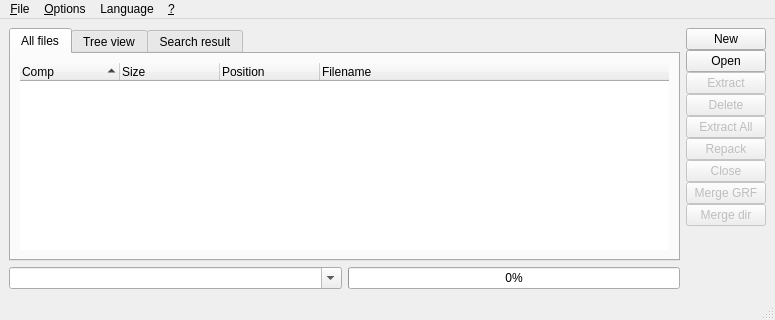
<ui version="4.0" >
 <class>MainWindow</class>
 <widget class="QMainWindow" name="MainWindow" >
  <property name="geometry" >
   <rect>
    <x>0</x>
    <y>0</y>
    <width>775</width>
    <height>320</height>
   </rect>
  </property>
  <property name="minimumSize" >
   <size>
    <width>512</width>
    <height>320</height>
   </size>
  </property>
  <widget class="QWidget" name="centralwidget" >
   <layout class="QGridLayout" >
    <property name="margin" >
     <number>9</number>
    </property>
    <property name="spacing" >
     <number>6</number>
    </property>
    <item row="0" column="0" >
     <widget class="QTabWidget" name="tab_sel" >
      <property name="enabled" >
       <bool>true</bool>
      </property>
      <property name="currentIndex" >
       <number>0</number>
      </property>
      <widget class="QWidget" name="grf_allfiles" >
       <attribute name="title" >
        <string>All files</string>
       </attribute>
       <layout class="QGridLayout" >
        <property name="margin" >
         <number>9</number>
        </property>
        <property name="spacing" >
         <number>6</number>
        </property>
        <item row="0" column="0" >
         <layout class="QGridLayout" >
          <property name="margin" >
           <number>0</number>
          </property>
          <property name="spacing" >
           <number>0</number>
          </property>
          <item row="0" column="0" >
           <widget class="QTreeWidget" name="view_allfiles" >
            <property name="contextMenuPolicy" >
             <enum>Qt::CustomContextMenu</enum>
            </property>
            <property name="frameShape" >
             <enum>QFrame::NoFrame</enum>
            </property>
            <property name="frameShadow" >
             <enum>QFrame::Plain</enum>
            </property>
            <property name="selectionMode" >
             <enum>QAbstractItemView::ExtendedSelection</enum>
            </property>
            <property name="sortingEnabled" >
             <bool>true</bool>
            </property>
            <property name="columnCount" >
             <number>4</number>
            </property>
            <column>
             <property name="text" >
              <string>Comp</string>
             </property>
            </column>
            <column>
             <property name="text" >
              <string>Size</string>
             </property>
            </column>
            <column>
             <property name="text" >
              <string>Position</string>
             </property>
            </column>
            <column>
             <property name="text" >
              <string>Filename</string>
             </property>
            </column>
           </widget>
          </item>
         </layout>
        </item>
       </layout>
      </widget>
      <widget class="QWidget" name="grf_treeview" >
       <attribute name="title" >
        <string>Tree view</string>
       </attribute>
       <layout class="QGridLayout" >
        <property name="margin" >
         <number>9</number>
        </property>
        <property name="spacing" >
         <number>6</number>
        </property>
        <item row="0" column="0" >
         <layout class="QGridLayout" >
          <property name="margin" >
           <number>0</number>
          </property>
          <property name="spacing" >
           <number>0</number>
          </property>
          <item row="0" column="0" >
           <widget class="QTreeWidget" name="view_filestree" >
            <property name="contextMenuPolicy" >
             <enum>Qt::CustomContextMenu</enum>
            </property>
            <property name="frameShape" >
             <enum>QFrame::NoFrame</enum>
            </property>
            <property name="frameShadow" >
             <enum>QFrame::Plain</enum>
            </property>
            <column>
             <property name="text" >
              <string>Filename</string>
             </property>
            </column>
            <column>
             <property name="text" >
              <string>File size</string>
             </property>
            </column>
           </widget>
          </item>
         </layout>
        </item>
       </layout>
      </widget>
      <widget class="QWidget" name="tab" >
       <attribute name="title" >
        <string>Search result</string>
       </attribute>
       <layout class="QGridLayout" >
        <property name="margin" >
         <number>9</number>
        </property>
        <property name="spacing" >
         <number>6</number>
        </property>
        <item row="0" column="0" >
         <layout class="QGridLayout" >
          <property name="margin" >
           <number>0</number>
          </property>
          <property name="spacing" >
           <number>6</number>
          </property>
          <item row="0" column="0" >
           <widget class="QTreeWidget" name="viewSearch" >
            <property name="contextMenuPolicy" >
             <enum>Qt::CustomContextMenu</enum>
            </property>
            <property name="frameShape" >
             <enum>QFrame::NoFrame</enum>
            </property>
            <property name="frameShadow" >
             <enum>QFrame::Plain</enum>
            </property>
            <property name="selectionMode" >
             <enum>QAbstractItemView::ExtendedSelection</enum>
            </property>
            <property name="sortingEnabled" >
             <bool>true</bool>
            </property>
            <property name="columnCount" >
             <number>4</number>
            </property>
            <column>
             <property name="text" >
              <string>Comp</string>
             </property>
            </column>
            <column>
             <property name="text" >
              <string>Size</string>
             </property>
            </column>
            <column>
             <property name="text" >
              <string>Position</string>
             </property>
            </column>
            <column>
             <property name="text" >
              <string>Filename</string>
             </property>
            </column>
           </widget>
          </item>
         </layout>
        </item>
       </layout>
      </widget>
     </widget>
    </item>
    <item row="1" column="0" >
     <layout class="QHBoxLayout" >
      <property name="margin" >
       <number>0</number>
      </property>
      <property name="spacing" >
       <number>6</number>
      </property>
      <item>
       <widget class="QComboBox" name="listFilter" >
        <property name="sizePolicy" >
         <sizepolicy>
          <hsizetype>7</hsizetype>
          <vsizetype>0</vsizetype>
          <horstretch>0</horstretch>
          <verstretch>0</verstretch>
         </sizepolicy>
        </property>
        <property name="editable" >
         <bool>true</bool>
        </property>
       </widget>
      </item>
      <item>
       <widget class="QProgressBar" name="progbar" >
        <property name="value" >
         <number>0</number>
        </property>
        <property name="orientation" >
         <enum>Qt::Horizontal</enum>
        </property>
        <property name="invertedAppearance" >
         <bool>false</bool>
        </property>
       </widget>
      </item>
     </layout>
    </item>
    <item rowspan="2" row="0" column="1" >
     <layout class="QVBoxLayout" >
      <property name="margin" >
       <number>0</number>
      </property>
      <property name="spacing" >
       <number>0</number>
      </property>
      <item>
       <widget class="QPushButton" name="btn_new" >
        <property name="text" >
         <string>New</string>
        </property>
       </widget>
      </item>
      <item>
       <widget class="QPushButton" name="btn_open" >
        <property name="whatsThis" >
         <string>&lt;html>&lt;head>&lt;meta name="qrichtext" content="1" />&lt;/head>&lt;body style=" white-space: pre-wrap; font-family:Sans Serif; font-size:9pt; font-weight:400; font-style:normal; text-decoration:none;">&lt;p style=" margin-top:0px; margin-bottom:0px; margin-left:0px; margin-right:0px; -qt-block-indent:0; text-indent:0px;">Using this button, you can open an existing GRF file.&lt;/p>&lt;/body>&lt;/html></string>
        </property>
        <property name="text" >
         <string>Open</string>
        </property>
        <property name="flat" >
         <bool>false</bool>
        </property>
       </widget>
      </item>
      <item>
       <widget class="QPushButton" name="btn_extract" >
        <property name="enabled" >
         <bool>false</bool>
        </property>
        <property name="text" >
         <string>Extract</string>
        </property>
       </widget>
      </item>
      <item>
       <widget class="QPushButton" name="btn_delete" >
        <property name="enabled" >
         <bool>false</bool>
        </property>
        <property name="text" >
         <string>Delete</string>
        </property>
       </widget>
      </item>
      <item>
       <widget class="QPushButton" name="btn_extractall" >
        <property name="enabled" >
         <bool>false</bool>
        </property>
        <property name="text" >
         <string>Extract All</string>
        </property>
       </widget>
      </item>
      <item>
       <widget class="QPushButton" name="btn_repack" >
        <property name="enabled" >
         <bool>false</bool>
        </property>
        <property name="text" >
         <string>Repack</string>
        </property>
       </widget>
      </item>
      <item>
       <widget class="QPushButton" name="btn_close" >
        <property name="enabled" >
         <bool>false</bool>
        </property>
        <property name="text" >
         <string>Close</string>
        </property>
       </widget>
      </item>
      <item>
       <widget class="QPushButton" name="btn_mergegrf" >
        <property name="enabled" >
         <bool>false</bool>
        </property>
        <property name="text" >
         <string>Merge GRF</string>
        </property>
       </widget>
      </item>
      <item>
       <widget class="QPushButton" name="btn_mergedir" >
        <property name="enabled" >
         <bool>false</bool>
        </property>
        <property name="text" >
         <string>Merge dir</string>
        </property>
       </widget>
      </item>
      <item>
       <spacer>
        <property name="orientation" >
         <enum>Qt::Vertical</enum>
        </property>
        <property name="sizeType" >
         <enum>QSizePolicy::Expanding</enum>
        </property>
        <property name="sizeHint" >
         <size>
          <width>20</width>
          <height>40</height>
         </size>
        </property>
       </spacer>
      </item>
     </layout>
    </item>
   </layout>
  </widget>
  <widget class="QMenuBar" name="menubar" >
   <property name="geometry" >
    <rect>
     <x>0</x>
     <y>0</y>
     <width>775</width>
     <height>29</height>
    </rect>
   </property>
   <widget class="QMenu" name="menu" >
    <property name="title" >
     <string>&amp;?</string>
    </property>
    <addaction name="actionAbout" />
   </widget>
   <widget class="QMenu" name="menuLanguage" >
    <property name="title" >
     <string>Language</string>
    </property>
   </widget>
   <widget class="QMenu" name="menuOptions" >
    <property name="title" >
     <string>&amp;Options</string>
    </property>
    <widget class="QMenu" name="menuCompression_level" >
     <property name="title" >
      <string>Compression level</string>
     </property>
     <addaction name="actionC0" />
     <addaction name="actionC1" />
     <addaction name="actionC2" />
     <addaction name="actionC3" />
     <addaction name="actionC4" />
     <addaction name="actionC5" />
     <addaction name="actionC6" />
     <addaction name="actionC7" />
     <addaction name="actionC8" />
     <addaction name="actionC9" />
    </widget>
    <widget class="QMenu" name="menuRepack_type" >
     <property name="title" >
      <string>Repack type</string>
     </property>
     <addaction name="actionMove_files" />
     <addaction name="actionDecrypt" />
     <addaction name="actionRecompress" />
    </widget>
    <addaction name="actionImages_Transparency" />
    <addaction name="separator" />
    <addaction name="actionUnicode" />
    <addaction name="actionStandard" />
    <addaction name="separator" />
    <addaction name="menuCompression_level" />
    <addaction name="menuRepack_type" />
   </widget>
   <widget class="QMenu" name="menuFile" >
    <property name="title" >
     <string>&amp;File</string>
    </property>
    <addaction name="action_New" />
    <addaction name="action_Open" />
    <addaction name="action_Extract" />
    <addaction name="actionDelete" />
    <addaction name="action_Extract_All" />
    <addaction name="actionRepack" />
    <addaction name="action_Close" />
    <addaction name="action_Merge_GRF" />
    <addaction name="actionMerge_Dir" />
    <addaction name="action_Quit" />
   </widget>
   <addaction name="menuFile" />
   <addaction name="menuOptions" />
   <addaction name="menuLanguage" />
   <addaction name="menu" />
  </widget>
  <widget class="QStatusBar" name="statusbar" />
  <action name="action_Open" >
   <property name="text" >
    <string>&amp;Open</string>
   </property>
   <property name="shortcut" >
    <string>Ctrl+O</string>
   </property>
  </action>
  <action name="action_Extract" >
   <property name="enabled" >
    <bool>false</bool>
   </property>
   <property name="text" >
    <string>&amp;Extract</string>
   </property>
   <property name="shortcut" >
    <string>Ctrl+E</string>
   </property>
  </action>
  <action name="action_Extract_All" >
   <property name="enabled" >
    <bool>false</bool>
   </property>
   <property name="text" >
    <string>Extract &amp;All</string>
   </property>
   <property name="shortcut" >
    <string>Ctrl+A</string>
   </property>
  </action>
  <action name="action_Close" >
   <property name="enabled" >
    <bool>false</bool>
   </property>
   <property name="text" >
    <string>&amp;Close</string>
   </property>
   <property name="shortcut" >
    <string>Ctrl+W</string>
   </property>
  </action>
  <action name="action_Merge_GRF" >
   <property name="enabled" >
    <bool>false</bool>
   </property>
   <property name="text" >
    <string>&amp;Merge GRF</string>
   </property>
   <property name="shortcut" >
    <string>Ctrl+M</string>
   </property>
  </action>
  <action name="actionMerge_Dir" >
   <property name="enabled" >
    <bool>false</bool>
   </property>
   <property name="text" >
    <string>Merge &amp;Dir</string>
   </property>
   <property name="shortcut" >
    <string>Ctrl+D</string>
   </property>
  </action>
  <action name="action_Quit" >
   <property name="text" >
    <string>&amp;Quit</string>
   </property>
   <property name="shortcut" >
    <string>Ctrl+Q</string>
   </property>
  </action>
  <action name="actionAbout" >
   <property name="text" >
    <string>&amp;About</string>
   </property>
   <property name="shortcut" >
    <string>Ctrl+?</string>
   </property>
  </action>
  <action name="actionUnicode" >
   <property name="checkable" >
    <bool>true</bool>
   </property>
   <property name="checked" >
    <bool>true</bool>
   </property>
   <property name="text" >
    <string>&amp;Unicode extraction</string>
   </property>
  </action>
  <action name="actionStandard" >
   <property name="checkable" >
    <bool>true</bool>
   </property>
   <property name="checked" >
    <bool>false</bool>
   </property>
   <property name="text" >
    <string>&amp;ANSI extraction</string>
   </property>
  </action>
  <action name="actionImages_Transparency" >
   <property name="checkable" >
    <bool>true</bool>
   </property>
   <property name="checked" >
    <bool>true</bool>
   </property>
   <property name="text" >
    <string>Images &amp;Transparency</string>
   </property>
  </action>
  <action name="actionC0" >
   <property name="checkable" >
    <bool>true</bool>
   </property>
   <property name="text" >
    <string>None</string>
   </property>
  </action>
  <action name="actionC1" >
   <property name="checkable" >
    <bool>true</bool>
   </property>
   <property name="text" >
    <string>Totally Low</string>
   </property>
  </action>
  <action name="actionC2" >
   <property name="checkable" >
    <bool>true</bool>
   </property>
   <property name="text" >
    <string>Really Low</string>
   </property>
  </action>
  <action name="actionC3" >
   <property name="checkable" >
    <bool>true</bool>
   </property>
   <property name="text" >
    <string>Low</string>
   </property>
  </action>
  <action name="actionC4" >
   <property name="checkable" >
    <bool>true</bool>
   </property>
   <property name="text" >
    <string>Almost Normal</string>
   </property>
  </action>
  <action name="actionC5" >
   <property name="checkable" >
    <bool>true</bool>
   </property>
   <property name="text" >
    <string>Normal</string>
   </property>
  </action>
  <action name="actionC6" >
   <property name="checkable" >
    <bool>true</bool>
   </property>
   <property name="text" >
    <string>More than Normal</string>
   </property>
  </action>
  <action name="actionC7" >
   <property name="checkable" >
    <bool>true</bool>
   </property>
   <property name="text" >
    <string>High</string>
   </property>
  </action>
  <action name="actionC8" >
   <property name="checkable" >
    <bool>true</bool>
   </property>
   <property name="text" >
    <string>Really High</string>
   </property>
  </action>
  <action name="actionC9" >
   <property name="checkable" >
    <bool>true</bool>
   </property>
   <property name="text" >
    <string>Max</string>
   </property>
  </action>
  <action name="actionMove_files" >
   <property name="checkable" >
    <bool>true</bool>
   </property>
   <property name="text" >
    <string>Move files</string>
   </property>
  </action>
  <action name="actionDecrypt" >
   <property name="checkable" >
    <bool>true</bool>
   </property>
   <property name="text" >
    <string>Decrypt</string>
   </property>
  </action>
  <action name="actionRecompress" >
   <property name="checkable" >
    <bool>true</bool>
   </property>
   <property name="text" >
    <string>Recompress</string>
   </property>
  </action>
  <action name="actionRepack" >
   <property name="enabled" >
    <bool>false</bool>
   </property>
   <property name="text" >
    <string>Repack</string>
   </property>
   <property name="shortcut" >
    <string>Ctrl+R</string>
   </property>
  </action>
  <action name="actionDelete" >
   <property name="enabled" >
    <bool>false</bool>
   </property>
   <property name="text" >
    <string>Delete selected</string>
   </property>
  </action>
  <action name="action_New" >
   <property name="text" >
    <string>&amp;New</string>
   </property>
   <property name="shortcut" >
    <string>Ctrl+N</string>
   </property>
  </action>
  <action name="actionOpen_recent" >
   <property name="text" >
    <string>Open recent</string>
   </property>
  </action>
 </widget>
 <resources/>
 <connections/>
</ui>
